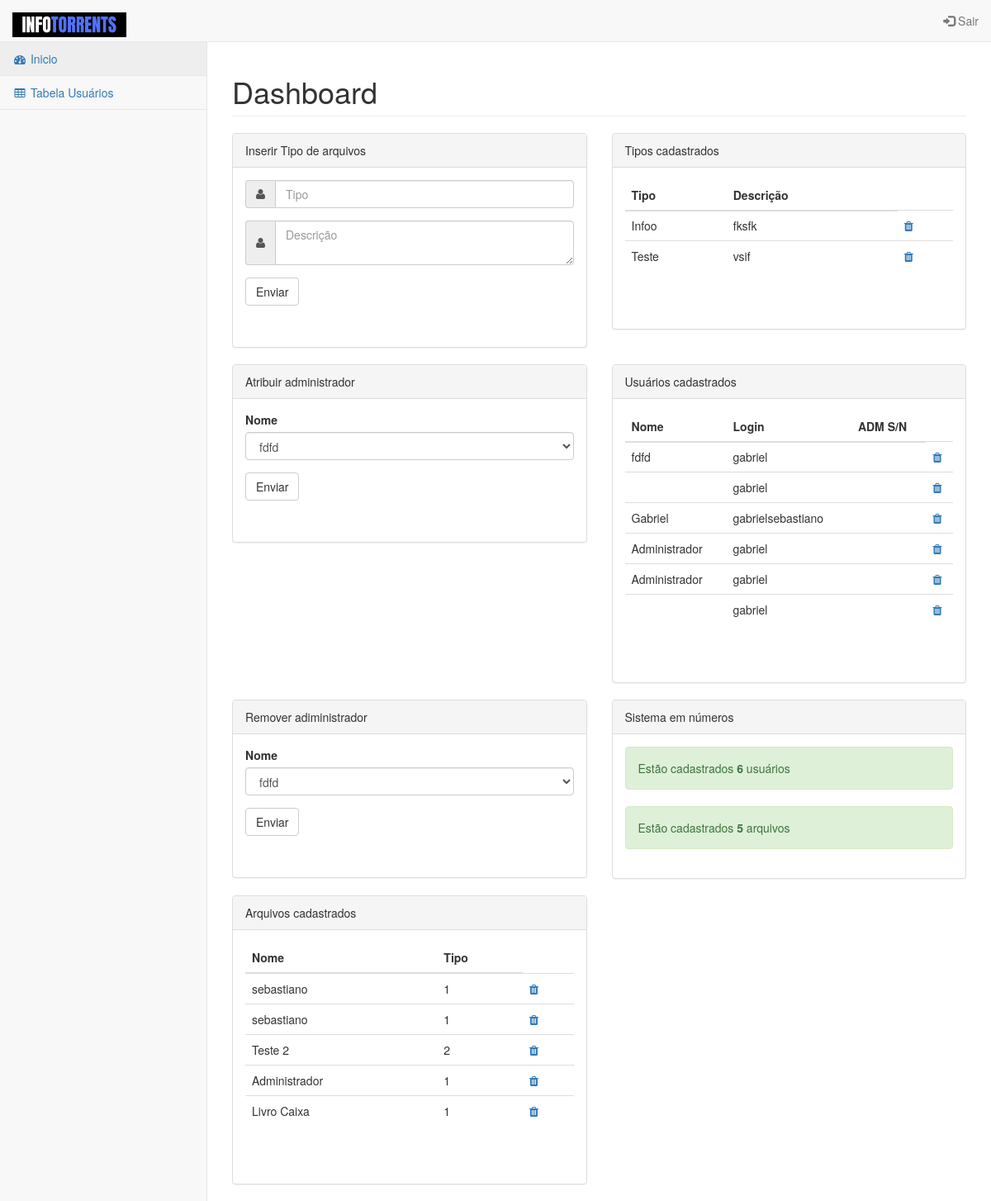
Screenshot of /admin/pages/index.php (signed in) with the database file from the repository.
### tables this page shows
CREATE TABLE `tipo` (
  `idTipo` int(11) NOT NULL,
  `nome` varchar(255) DEFAULT NULL,
  `descricao` varchar(255) DEFAULT NULL
);

CREATE TABLE `usuario` (
  `idUsuario` int(11) NOT NULL,
  `nome` varchar(255) DEFAULT NULL,
  `email` varchar(255) DEFAULT NULL,
  `login` varchar(255) DEFAULT NULL,
  `senha` varchar(255) DEFAULT NULL,
  `datanascimento` date DEFAULT NULL
);

CREATE TABLE `torrent` (
  `idTorrent` int(11) NOT NULL,
  `nomeArquivo` varchar(255) DEFAULT NULL,
  `tamanho` varchar(255) DEFAULT NULL,
  `dataInsercao` date DEFAULT NULL,
  `tipo` int(11) DEFAULT NULL,
  `seeds` int(11) DEFAULT NULL,
  `nomeEnviado` varchar(255) DEFAULT NULL
);

### admin/pages/index.php (the view, shortened to what the rows shown need)
<!DOCTYPE html>
<?php
include_once('../../conexao.php');
?>
<html lang="pt-br">
    <head>
        <link href="../vendor/bootstrap/css/bootstrap.min.css" rel="stylesheet">
        <link href="../vendor/metisMenu/metisMenu.min.css" rel="stylesheet">
        <link href="../dist/css/sb-admin-2.css" rel="stylesheet">
        <link href="../vendor/morrisjs/morris.css" rel="stylesheet">
        <link href="../vendor/font-awesome/css/font-awesome.min.css" rel="stylesheet" type="text/css">
    </head>
    <body>
        <div id="wrapper">
            <div id="page-wrapper">
                <div class="row">
                    <div class="col-lg-12">
                        <h1 class="page-header">Dashboard</h1>
                    </div>
                </div>
                <div class="row">
                    <div class="col-lg-6">
                        <div class="panel panel-default">
                            <div class="panel-body">
                                <div class="form-group">
                                    <table class="table table-sm">
                                        <thead>
                                            <tr>
                                                <th scope="col">Tipo</th>
                                                <th scope="col">Descrição</th>
                                            </tr>
                                        </thead>
                                        <tbody>
                                            <tr>
                                                <?php
                                                $mysqli = new mysqli($host, $usuario, $senha, $nomeBanco);
                                                if (mysqli_connect_errno()) {
                                                    echo 'Erro de conexão' . mysqli_connect_error();
                                                    exit;
                                                } else {
                                                    if ($resultado = $mysqli->query("SELECT * FROM tipo")) {
                                                        foreach ($resultado
                                                        as $usuario) {
                                                            ?>
                                                        <tr>
                                                            <td><?php echo $usuario['nome']; ?></td>
                                                            <td><?php echo $usuario['descricao']; ?></td>
                                                            <td><a href="deleta.php?id=<?php echo $usuario['idTipo']; ?>"><i
                                                                        class="fa fa-trash"></i></a></td>
                                                        </tr>
                                                        <?php
                                                    }
                                                } else {
                                                    echo 'Erro no comando SQL: ' . $mysqli->error;
                                                }
                                            }
                                            ?>
                                            </tr>
                                        </tbody>
                                    </table>
                                    <br>
                                </div>
                            </div>
                        </div>
                    </div>
                </div>
                <div class="row">
                                                <?php
                                                if (mysqli_connect_errno()) {
                                                    echo 'Erro de conexão' . mysqli_connect_error();
                                                    exit;
                                                } else {
                                                    if ($resultado = $mysqli->query("SELECT * FROM usuario")) {
                                                        while ($row = $resultado->fetch_assoc()) {
                                                            echo '<option value="' . $row["idUsuario"] . '">' . $row["nome"] . '</option>';
                                                        }
                                                    } else {
                                                        echo 'Erro no comando SQL: ' . $mysqli->error;
                                                    }
                                                }
                                                ?>
                    <div class="col-lg-6">
                        <div class="panel panel-default">
                            <div class="panel-body">
                                <div class="form-group">
                                    <table class="table table-sm">
                                        <thead>
                                            <tr>
                                                <th scope="col">Nome</th>
                                                <th scope="col">Login</th>
                                                <th scope="col">ADM S/N</th>
                                            </tr>
                                        </thead>
                                        <tbody>
                                            <tr>
                                                <?php
                                                if (mysqli_connect_errno()) {
                                                    echo 'Erro de conexão' . mysqli_connect_error();
                                                    exit;
                                                } else {
                                                    if ($resultado = $mysqli->query("SELECT * FROM usuario")) {
                                                        foreach ($resultado
                                                        as $usuario) {
                                                            ?>
                                                        <tr>
                                                            <td><?php echo $usuario['nome']; ?></td>
                                                            <td><?php echo $usuario['login']; ?></td>
                                                            <td><?php echo $usuario['adm']; ?></td>
                                                            <td><a href="deleta.php?id=<?php echo $usuario['idTipo']; ?>"><i
                                                                        class="fa fa-trash"></i></a></td>
                                                        </tr>
                                                        <?php
                                                    }
                                                } else {
                                                    echo 'Erro no comando SQL: ' . $mysqli->error;
                                                }
                                            }
                                            ?>
                                            </tr>
                                        </tbody>
                                    </table>
                                    <br>
                                </div>
                            </div>
                        </div>
                    </div>
                </div>
                <div class="row">
                    <div class="col-lg-6">
                        <div class="panel panel-default">
                            <div class="panel-body">
                                <div class="form-group">
                                    <table class="table table-sm">
                                        <thead>
                                            <tr>
                                                <th scope="col">Nome</th>
                                                <th scope="col">Tipo</th>
                                            </tr>
                                        </thead>
                                        <tbody>
                                            <tr>
                                                <?php
                                                if (mysqli_connect_errno()) {
                                                    echo 'Erro de conexão' . mysqli_connect_error();
                                                    exit;
                                                } else {
                                                    if ($resultado = $mysqli->query("SELECT * FROM torrent")) {
                                                        foreach ($resultado
                                                        as $usuario) {
                                                            ?>
                                                        <tr>
                                                            <td><?php echo $usuario['nomeEnviado']; ?></td>
                                                            <td><?php echo $usuario['tipo']; ?></td>
                                                            <td><a href="deletaArq.php?id=<?php echo $usuario['idTorrent']; ?>"><i
                                                                        class="fa fa-trash"></i></a></td>
                                                        </tr>
                                                        <?php
                                                    }
                                                } else {
                                                    echo 'Erro no comando SQL: ' . $mysqli->error;
                                                }
                                            }
                                            ?>
                                            </tr>
                                        </tbody>
                                    </table>
                                    <br>
                                </div>
                            </div>
                        </div>
                    </div>
                </div>
            </div>
        </div>
</body>
</html>

### rows the page displays
tipo: nome "Infoo", descricao "fksfk"
tipo: nome "Teste", descricao "vsif"
usuario: nome "fdfd", login "gabriel"
usuario: login "gabriel"
usuario: nome "Gabriel", login "gabrielsebastiano"
usuario: nome "Administrador", login "gabriel"
usuario: nome "Administrador", login "gabriel"
usuario: login "gabriel"
torrent: nomeEnviado "sebastiano", tipo "1"
torrent: nomeEnviado "sebastiano", tipo "1"
torrent: nomeEnviado "Teste 2", tipo "2"
torrent: nomeEnviado "Administrador", tipo "1"
torrent: nomeEnviado "Livro Caixa", tipo "1"

### other values shown
$qtdusuarioR "6"
$qtdArquivoR "5"
form field id "fdfd"
